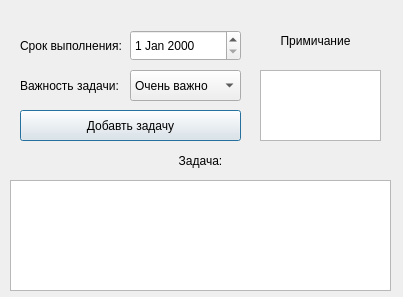
<?xml version="1.0" encoding="UTF-8"?>
<ui version="4.0">
 <class>Dialog</class>
 <widget class="QDialog" name="Dialog">
  <property name="geometry">
   <rect>
    <x>0</x>
    <y>0</y>
    <width>403</width>
    <height>297</height>
   </rect>
  </property>
  <property name="windowTitle">
   <string>task manager</string>
  </property>
  <widget class="QStackedWidget" name="stackedWidget">
   <property name="geometry">
    <rect>
     <x>10</x>
     <y>10</y>
     <width>381</width>
     <height>281</height>
    </rect>
   </property>
   <property name="currentIndex">
    <number>0</number>
   </property>
   <widget class="QWidget" name="page">
    <widget class="QTextEdit" name="textEdit">
     <property name="geometry">
      <rect>
       <x>0</x>
       <y>170</y>
       <width>381</width>
       <height>111</height>
      </rect>
     </property>
    </widget>
    <widget class="QDateEdit" name="dateEdit">
     <property name="geometry">
      <rect>
       <x>120</x>
       <y>20</y>
       <width>111</width>
       <height>31</height>
      </rect>
     </property>
    </widget>
    <widget class="QLabel" name="label_3">
     <property name="geometry">
      <rect>
       <x>0</x>
       <y>140</y>
       <width>381</width>
       <height>21</height>
      </rect>
     </property>
     <property name="layoutDirection">
      <enum>Qt::LeftToRight</enum>
     </property>
     <property name="text">
      <string>Задача:</string>
     </property>
     <property name="alignment">
      <set>Qt::AlignCenter</set>
     </property>
    </widget>
    <widget class="QComboBox" name="comboBox">
     <property name="geometry">
      <rect>
       <x>120</x>
       <y>60</y>
       <width>111</width>
       <height>31</height>
      </rect>
     </property>
     <item>
      <property name="text">
       <string>Очень важно</string>
      </property>
     </item>
     <item>
      <property name="text">
       <string>Важно</string>
      </property>
     </item>
     <item>
      <property name="text">
       <string>Среднее</string>
      </property>
     </item>
     <item>
      <property name="text">
       <string>Не важно</string>
      </property>
     </item>
    </widget>
    <widget class="QLabel" name="label">
     <property name="geometry">
      <rect>
       <x>10</x>
       <y>60</y>
       <width>101</width>
       <height>31</height>
      </rect>
     </property>
     <property name="text">
      <string>Важность задачи:</string>
     </property>
    </widget>
    <widget class="QLabel" name="label_2">
     <property name="geometry">
      <rect>
       <x>10</x>
       <y>20</y>
       <width>101</width>
       <height>31</height>
      </rect>
     </property>
     <property name="text">
      <string>Срок выполнения:</string>
     </property>
    </widget>
    <widget class="QPushButton" name="pushButton">
     <property name="geometry">
      <rect>
       <x>10</x>
       <y>100</y>
       <width>221</width>
       <height>31</height>
      </rect>
     </property>
     <property name="text">
      <string>Добавть задачу</string>
     </property>
    </widget>
    <widget class="QPlainTextEdit" name="plainTextEdit">
     <property name="geometry">
      <rect>
       <x>250</x>
       <y>60</y>
       <width>121</width>
       <height>71</height>
      </rect>
     </property>
    </widget>
    <widget class="QLabel" name="label_6">
     <property name="geometry">
      <rect>
       <x>250</x>
       <y>20</y>
       <width>111</width>
       <height>21</height>
      </rect>
     </property>
     <property name="text">
      <string>Примичание</string>
     </property>
     <property name="alignment">
      <set>Qt::AlignCenter</set>
     </property>
    </widget>
   </widget>
   <widget class="QWidget" name="page_2">
    <widget class="QListWidget" name="listWidget">
     <property name="geometry">
      <rect>
       <x>10</x>
       <y>60</y>
       <width>371</width>
       <height>211</height>
      </rect>
     </property>
    </widget>
    <widget class="QLabel" name="label_4">
     <property name="geometry">
      <rect>
       <x>20</x>
       <y>30</y>
       <width>121</width>
       <height>16</height>
      </rect>
     </property>
     <property name="text">
      <string>Сортировать по:</string>
     </property>
     <property name="alignment">
      <set>Qt::AlignCenter</set>
     </property>
    </widget>
    <widget class="QRadioButton" name="radioButton">
     <property name="geometry">
      <rect>
       <x>240</x>
       <y>30</y>
       <width>111</width>
       <height>17</height>
      </rect>
     </property>
     <property name="text">
      <string>Дате выполнения</string>
     </property>
    </widget>
    <widget class="QRadioButton" name="radioButton_2">
     <property name="geometry">
      <rect>
       <x>150</x>
       <y>30</y>
       <width>82</width>
       <height>17</height>
      </rect>
     </property>
     <property name="text">
      <string>Важносте</string>
     </property>
    </widget>
    <widget class="QLabel" name="label_5">
     <property name="geometry">
      <rect>
       <x>70</x>
       <y>0</y>
       <width>231</width>
       <height>20</height>
      </rect>
     </property>
     <property name="text">
      <string>Список заданий:</string>
     </property>
     <property name="alignment">
      <set>Qt::AlignCenter</set>
     </property>
    </widget>
   </widget>
  </widget>
 </widget>
 <resources/>
 <connections/>
</ui>
